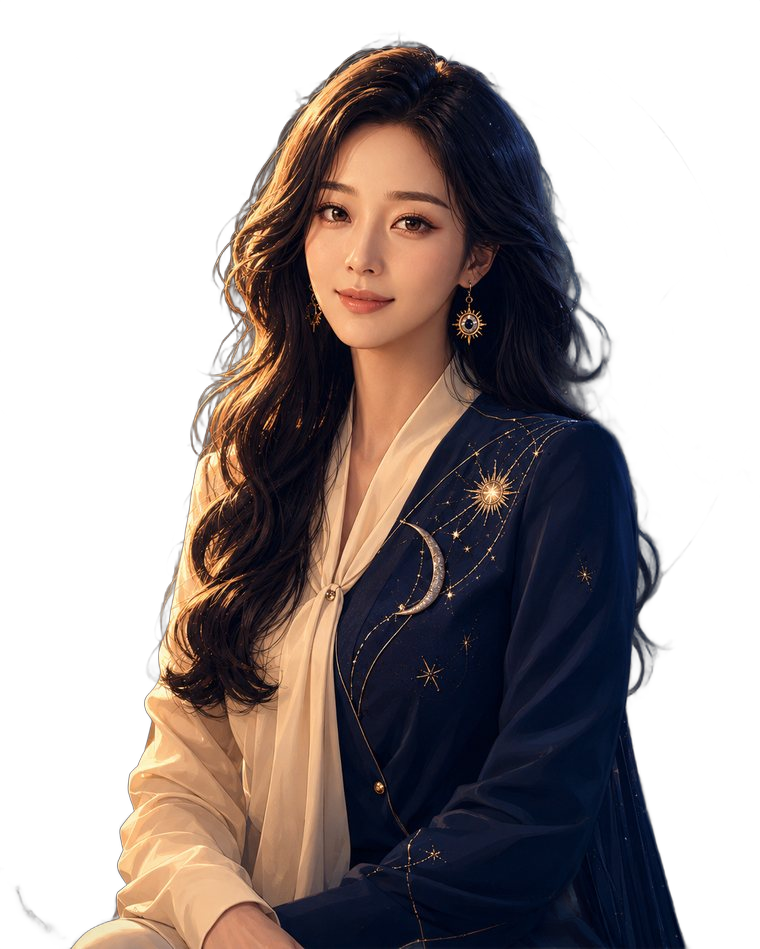
#> input picture pipeline/jeongwol_cut.png, 760 x 949 px, given in place of jeongwol.jpg, which was not available
$ python -i reel2.py   (imports and definitions only)
#> lines starting #> are read from the running program, lines starting #| are printed output that depends on the picture; pictures that were not available may be replaced by others from this repository, and a replacement may not be noted
"""릴스 새 틀 (9/30, 경쟁 분석 반영): 어두운 바탕 + 정월 얼굴 크게 + 노랑 대형 자막 + 상단 고정 배지.
장면: A 훅(2.5초) → B 내용(5.5초) → C 팔로우(2.5초)"""
import os, sys, subprocess
sys.path.insert(0, os.path.dirname(os.path.abspath(__file__)))
import render as R, brand2 as B
from PIL import Image, ImageDraw, ImageFilter
W, H = 1080, 1920; YEL = (255, 214, 64); DARK = (16, 14, 13)
# 9/30: 릴스·네이버클립 UI 안전 영역 (위: 계정명 · 아래: 캡션/음악/네비 · 오른쪽: 좋아요·댓글·공유 버튼 줄)
SAFE_TOP, SAFE_BOTTOM, SAFE_RIGHT, SAFE_LEFT = 230, 340, 160, 40
def face_bg(h=1150):
#> called with h = 1150
    im = Image.open(B.JW).convert("RGB"); r = W/im.width; im = im.resize((W, int(im.height*r)))
#> after `im = Image.open(B.JW).convert('RGB')`:
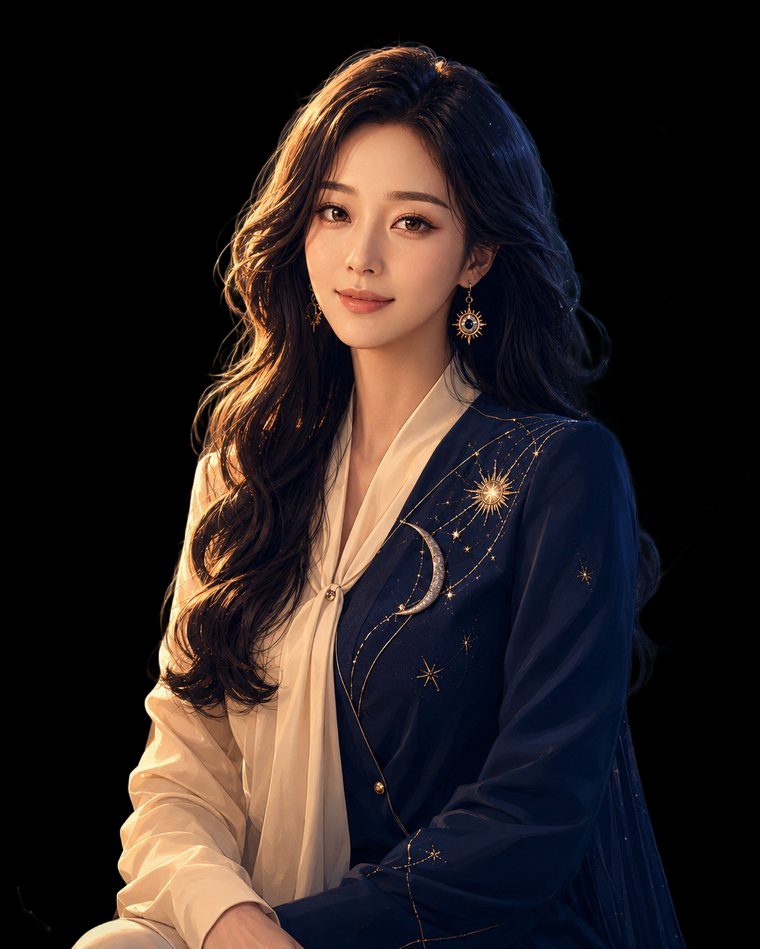
#> im: PIL image 760x949 RGB; mean R, G, B 41, 32.3, 31.1
#> after `r = W / im.width`: r = 1.42
    im = im.crop((0, 0, W, min(h, im.height)))
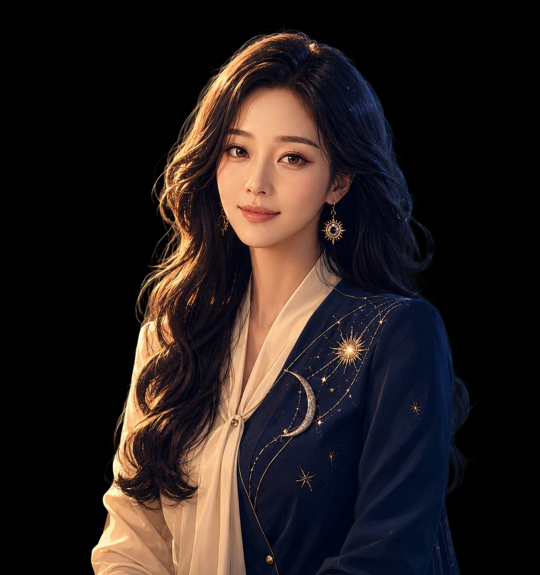
#> im: PIL image 1080x1150 RGB (shown at 1/2 size); mean R, G, B 38.5, 29.7, 28.3
    base = Image.new("RGB", (W, H), DARK); base.paste(im, (0, 0))
#> after `base.paste(im, (0, 0))`:
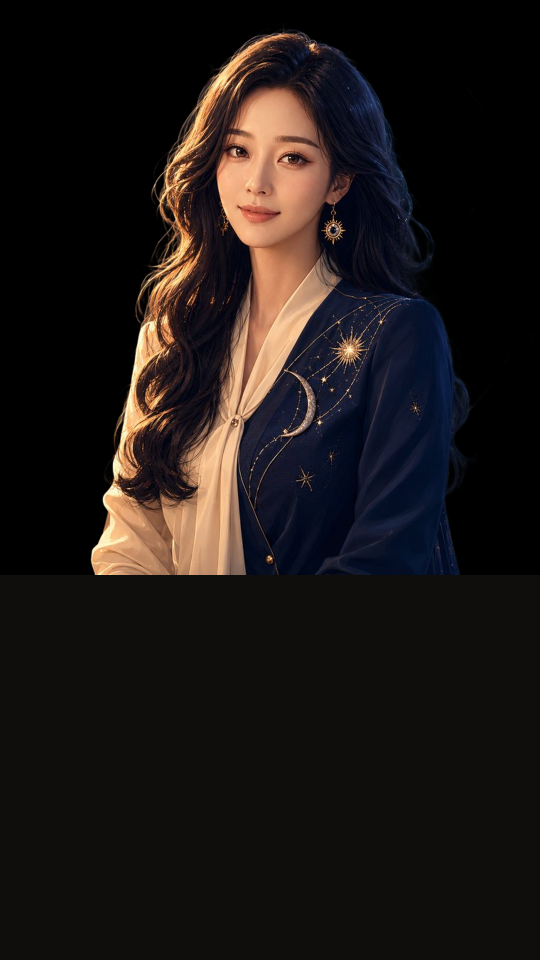
#> base: PIL image 1080x1920 RGB (shown at 1/2 size); mean R, G, B 29.5, 23.4, 22.2
    g = Image.new("L", (1, 400)); [g.putpixel((0, y), int(255*y/399)) for y in range(400)]
    g = g.resize((W, 400)); dark = Image.new("RGB", (W, 400), DARK)
#> after `g = g.resize((W, 400))`:
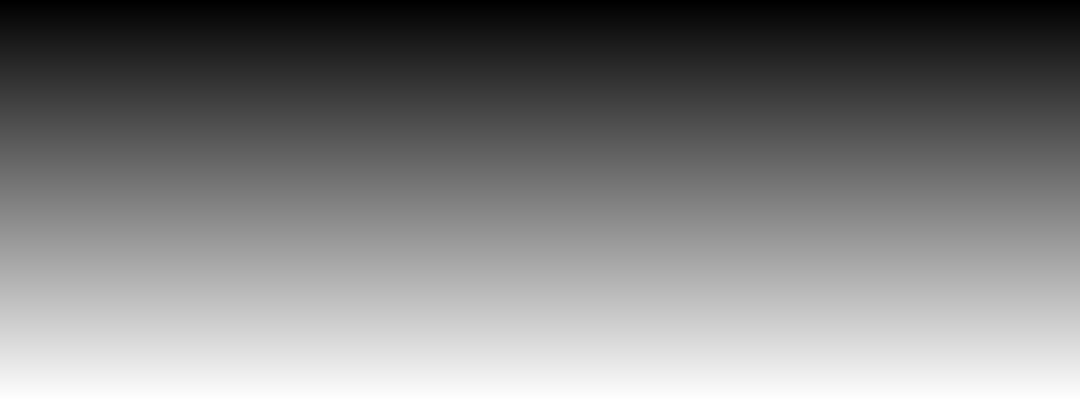
#> g: PIL image 1080x400 L; min 0, max 255, mean 127
    base.paste(dark, (0, im.height-400), g); return base
#> after `base.paste(dark, (0, im.height - 400), g)`:
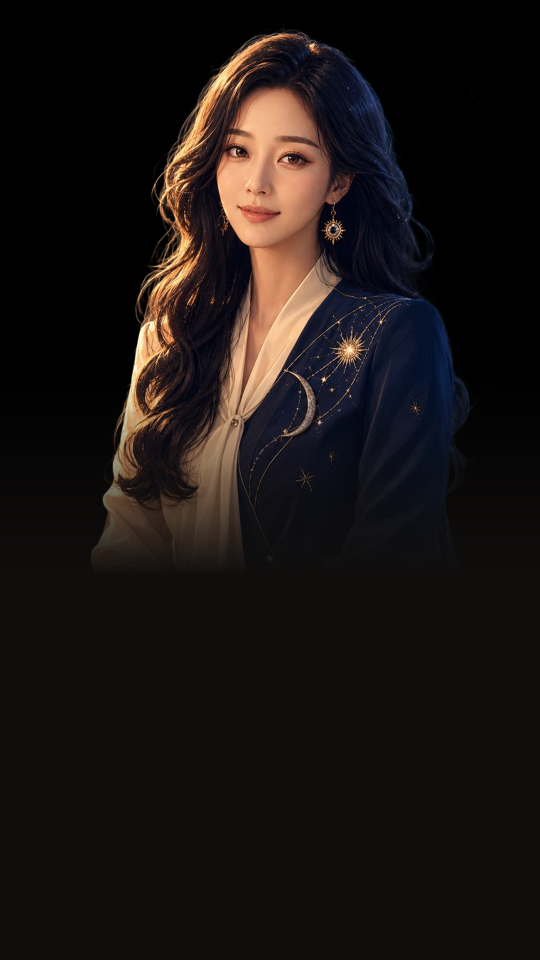
#> base: PIL image 1080x1920 RGB (shown at 1/2 size); mean R, G, B 26.1, 20.8, 19.4
def badge(d, text, y=70):
    f = R.F(R.SEMI, 36); w = int(d.textlength(text, font=f)) + 60
    d.rounded_rectangle([(W-w)//2, y, (W+w)//2, y+64], 32, fill=YEL); d.text((W//2, y+32), text, font=f, fill=DARK, anchor="mm")
def big(d, lines, y, size=112, col=YEL):
    for l in lines:
        f = R.HF(l, R.F(R.SEMI, size))
        d.text((W//2, y), l, font=f, fill=col, anchor="mm", stroke_width=6, stroke_fill=DARK); y += int(size*1.22)
    return y
def scene_a(path, series, hook_lines, sub):
    img = face_bg(); d = ImageDraw.Draw(img); badge(d, series)
    y = big(d, hook_lines, 1230); d.text((W//2, y+40), sub, font=R.F(R.MED, 46), fill=(255, 255, 255), anchor="mm")
    d.text((W-36, H-30), "정월은 AI로 생성한 가상 캐릭터예요", font=R.F(R.MED, 24), fill=(150, 144, 136), anchor="rs"); img.save(path, quality=92)
def scene_b_card(path, series, card_img):
    img = Image.new("RGB", (W, H), DARK); d = ImageDraw.Draw(img); badge(d, series)
    c = Image.open(card_img).convert("RGB").resize((960, 1200)); img.paste(c, (60, 220))
    d.text((W//2, 1540), "나는 몇 개 겹쳐?", font=R.F(R.SEMI, 80), fill=YEL, anchor="mm", stroke_width=5, stroke_fill=DARK)
    d.text((W//2, 1650), "댓글로 숫자만 남겨 주세요", font=R.F(R.MED, 46), fill=(255, 255, 255), anchor="mm"); img.save(path, quality=92)
def scene_b_text(path, series, hanja, lines):
    img = Image.new("RGB", (W, H), DARK); d = ImageDraw.Draw(img); badge(d, series)
    d.text((W//2, 560), hanja, font=R.F(R.SER, 420), fill=(60, 54, 48), anchor="mm")
    y = 950
    for l in lines:
        for ll in R.wrap(d, l, R.F(R.SEMI, 64), W-140): d.text((W//2, y), ll, font=R.F(R.SEMI, 64), fill=(255, 255, 255), anchor="mm"); y += 88
        y += 40
    d.text((W//2, 1650), "맞으면 ♥, 떠오르는 사람은 태그", font=R.F(R.MED, 46), fill=YEL, anchor="mm"); img.save(path, quality=92)
def scene_c(path):
    img = face_bg(900); d = ImageDraw.Draw(img)
    y = big(d, ["매일 저녁", "사주·별자리·숫자 테스트"], 1080, 100)
    d.text((W//2, y+30), "팔로우하면 다음 편을 놓치지 않아요", font=R.F(R.MED, 48), fill=(255, 255, 255), anchor="mm")
    d.text((W//2, y+120), "내 태어난 날 기운은 프로필 링크에서 1초", font=R.F(R.MED, 40), fill=(190, 182, 170), anchor="mm")
    d.text((W-36, H-30), "정월은 AI로 생성한 가상 캐릭터예요", font=R.F(R.MED, 24), fill=(150, 144, 136), anchor="rs"); img.save(path, quality=92)
def make(mp4, fa, fb, fc, dur=(2.5, 5.5, 2.5), fade=0.35):
    cmd = ["ffmpeg", "-y", "-loglevel", "error"]
    for f, t in zip((fa, fb, fc), dur): cmd += ["-loop", "1", "-t", str(t), "-i", f]
    cmd += ["-f", "lavfi", "-t", str(sum(dur)-2*fade), "-i", "anullsrc=r=44100:cl=stereo"]
    fl = f"[0:v][1:v]xfade=transition=fade:duration={fade}:offset={dur[0]-fade:.2f}[v1];[v1][2:v]xfade=transition=fade:duration={fade}:offset={dur[0]+dur[1]-2*fade:.2f}[v2];[v2]format=yuv420p,fps=30[vout]"
    cmd += ["-filter_complex", fl, "-map", "[vout]", "-map", "3:a", "-c:v", "libx264", "-crf", "21", "-c:a", "aac", "-b:a", "96k", "-shortest", "-movflags", "+faststart", mp4]
    subprocess.run(cmd, check=True)

>>> result = face_bg()
